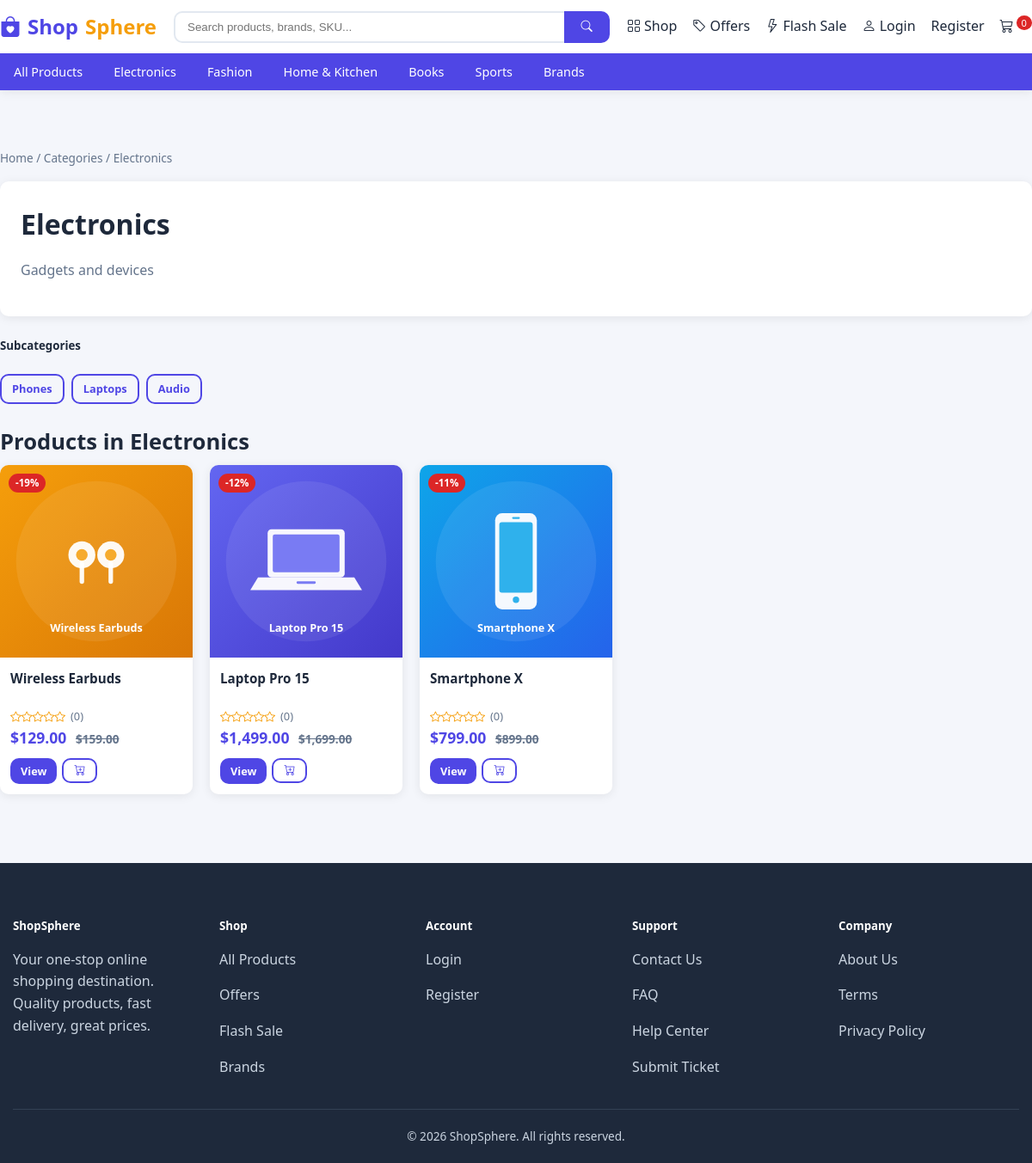
Page /category/electronics on the committed database.
### app/models/catalog.py (models this page shows, shortened)
class Category(db.Model):
    __tablename__ = 'categories'
    id = db.Column(db.Integer, primary_key=True)
    name = db.Column(db.String(120), nullable=False, index=True)
    slug = db.Column(db.String(140), unique=True, nullable=False, index=True)
    image = db.Column(db.String(255))
    description = db.Column(db.Text)
    parent_id = db.Column(db.Integer, db.ForeignKey('categories.id', ondelete='SET NULL'))
    status = db.Column(db.String(20), default='active', index=True)  # active | inactive
    display_order = db.Column(db.Integer, default=0)
    created_at = db.Column(db.DateTime, default=datetime.utcnow)
    parent = db.relationship('Category', remote_side=[id], backref='subcategories')
    products = db.relationship('Product', backref='category', lazy='dynamic',
                               foreign_keys='Product.category_id')

class Product(db.Model):
    __tablename__ = 'products'
    id = db.Column(db.Integer, primary_key=True)
    name = db.Column(db.String(255), nullable=False, index=True)
    slug = db.Column(db.String(280), unique=True, nullable=False, index=True)
    sku = db.Column(db.String(80), unique=True, nullable=False, index=True)
    category_id = db.Column(db.Integer, db.ForeignKey('categories.id', ondelete='SET NULL'))
    subcategory_id = db.Column(db.Integer, db.ForeignKey('categories.id', ondelete='SET NULL'))
    brand_id = db.Column(db.Integer, db.ForeignKey('brands.id', ondelete='SET NULL'))
    main_image = db.Column(db.String(255))
    video_url = db.Column(db.String(255))
    short_description = db.Column(db.Text)
    description = db.Column(db.Text)
    price = db.Column(db.Numeric(12, 2), nullable=False, index=True)
    old_price = db.Column(db.Numeric(12, 2))
    cost_price = db.Column(db.Numeric(12, 2))  # for profit estimates
    stock_quantity = db.Column(db.Integer, default=0, index=True)
    min_stock_level = db.Column(db.Integer, default=5)
    sold_count = db.Column(db.Integer, default=0, index=True)
    colors = db.Column(db.String(255))  # comma separated
    sizes = db.Column(db.String(255))   # comma separated
    warranty_info = db.Column(db.Text)
    return_policy = db.Column(db.Text)
    shipping_info = db.Column(db.Text)
    condition = db.Column(db.String(30), default='new')  # new | used | refurbished
    is_featured = db.Column(db.Boolean, default=False)
    is_bestseller = db.Column(db.Boolean, default=False)
    is_new_arrival = db.Column(db.Boolean, default=False)
    is_flash_sale = db.Column(db.Boolean, default=False)
    is_recommended = db.Column(db.Boolean, default=False)
    status = db.Column(db.String(20), default='active', index=True)  # active | inactive
    views = db.Column(db.Integer, default=0)
    created_at = db.Column(db.DateTime, default=datetime.utcnow)
    updated_at = db.Column(db.DateTime, default=datetime.utcnow, onupdate=datetime.utcnow)
    images = db.relationship('ProductImage', backref='product', lazy='selectin',
                             cascade='all, delete-orphan', order_by='ProductImage.display_order')
    variants = db.relationship('ProductVariant', backref='product', lazy='selectin',
                               cascade='all, delete-orphan')
    specifications = db.relationship('ProductSpecification', backref='product', lazy='selectin',
                                     cascade='all, delete-orphan')
    features = db.relationship('ProductFeature', backref='product', lazy='selectin',
                               cascade='all, delete-orphan')
    reviews = db.relationship('Review', backref='product', lazy='dynamic',
                              foreign_keys='Review.product_id')
    order_items = db.relationship('OrderItem', backref='product', lazy='dynamic')
    @property
    def discount_percent(self):
        if self.old_price and self.old_price > self.price:
            try:
                old = float(self.old_price)
                price = float(self.price)
                if old > 0:
                    return int(round((old - price) / old * 100))
            except (TypeError, ValueError):
                pass
        return 0
    @property
    def in_stock(self):
        return (self.stock_quantity or 0) > 0
    @property
    def rating_avg(self):
        from sqlalchemy import func
        from app.models.commerce import Review
        return db.session.query(func.coalesce(func.avg(Review.rating), 0.0)) \
            .filter(Review.product_id == self.id, Review.status == 'approved').scalar() or 0.0
    @property
    def rating_count(self):
        from app.models.commerce import Review
        return Review.query.filter_by(product_id=self.id, status='approved').count()

### app/routes/products.py (the view)
@products_bp.route('/category/<slug>')
def category(slug):
    category = Category.query.filter_by(slug=slug, status='active').first_or_404()
    sub_ids = [c.id for c in category.subcategories if c.status == 'active']
    ids = [category.id] + sub_ids
    products = Product.query.filter(
        Product.status == 'active',
        or_(Product.category_id.in_(ids), Product.subcategory_id.in_(ids))
    ).order_by(Product.created_at.desc()).all()
    return render_template('customer/category_detail.html',
                           category=category,
                           products=products,
                           subcategories=category.subcategories)

### app/templates/customer/category_detail.html (shortened to what this page needs)
{% extends "customer/base.html" %}
{% from "customer/macros.html" import product_card %}
{% block content %}
<div class="container-wide section">
  <div class="breadcrumb">
    <a href="{{ url_for('main.home') }}">Home</a> / <a href="{{ url_for('main.categories') }}">Categories</a> / <span>{{ category.name }}</span>
  </div>
  <div class="card mb-4" style="padding:24px">
    <h1 style="margin:0">{{ category.name }}</h1>
    {% if category.description %}<p class="text-muted">{{ category.description }}</p>{% endif %}
  </div>
  {% if subcategories %}
  <div class="mb-4">
    <h5>Subcategories</h5>
    <div class="d-flex gap-2 flex-wrap">
      {% for s in subcategories %}
      <a href="{{ url_for('products.category', slug=s.slug) }}" class="btn btn-outline btn-sm">{{ s.name }}</a>
      {% endfor %}
    </div>
  </div>
  {% endif %}
  <h2 class="section-title">Products in {{ category.name }}</h2>
  {% if products %}
  <div class="product-grid">
    {% for p in products %}{{ product_card(p) }}{% endfor %}
  </div>
  {% else %}
    <div class="alert alert-info">No products in this category yet.</div>
  {% endif %}
</div>
{% endblock %}

### app/templates/customer/base.html (shortened to what this page needs)
<!DOCTYPE html>
<html lang="en">
<head>
  <link rel="stylesheet" href="{{ url_for('static', filename='css/style.css') }}">
  <link rel="stylesheet" href="https://cdn.jsdelivr.net/npm/bootstrap-icons@1.11.1/font/bootstrap-icons.css">
</head>
<body>
  <nav class="navbar">
    <div class="container-wide nav-inner">
      <a href="{{ url_for('main.home') }}" class="brand-logo"><i class="bi bi-bag-heart-fill"></i> Shop<span>Sphere</span></a>
      <form class="search-bar" action="{{ url_for('products.search') }}" method="get">
        <input type="text" name="q" placeholder="Search products, brands, SKU..." value="{{ search_query }}">
        <button type="submit"><i class="bi bi-search"></i></button>
      </form>
      <div class="nav-links">
        <a href="{{ url_for('products.browse') }}"><i class="bi bi-grid"></i> Shop</a>
        <a href="{{ url_for('main.offers') }}"><i class="bi bi-tag"></i> Offers</a>
        <a href="{{ url_for('main.flash_sale') }}"><i class="bi bi-lightning"></i> Flash Sale</a>
        {% if current_user.is_authenticated %}
          {% if current_user.is_staff %}
            <a href="{{ url_for('admin.dashboard') }}"><i class="bi bi-speedometer2"></i> Admin</a>
          {% else %}
            <a href="{{ url_for('customer.dashboard') }}"><i class="bi bi-person-circle"></i> Account</a>
            <a href="{{ url_for('customer.wishlist') }}"><i class="bi bi-heart"></i></a>
          {% endif %}
          <a href="{{ url_for('cart.view_cart') }}"><i class="bi bi-cart3"></i><span class="cart-badge">{{ cart_count() }}</span></a>
          <a href="{{ url_for('auth.logout') }}"><i class="bi bi-box-arrow-right"></i></a>
        {% else %}
          <a href="{{ url_for('auth.login') }}"><i class="bi bi-person"></i> Login</a>
          <a href="{{ url_for('auth.register') }}">Register</a>
          <a href="{{ url_for('cart.view_cart') }}"><i class="bi bi-cart3"></i><span class="cart-badge">{{ cart_count() }}</span></a>
        {% endif %}
      </div>
    </div>
    <div class="cat-nav">
      <div class="container-wide cat-inner">
        <a href="{{ url_for('products.browse') }}">All Products</a>
        {% for c in categories %}
          <a href="{{ url_for('products.category', slug=c.slug) }}">{{ c.name }}</a>
        {% endfor %}
        <a href="{{ url_for('main.brands') }}">Brands</a>
      </div>
    </div>
  </nav>
  <main>
    {% block content %}{% endblock %}
  </main>
  <footer class="footer">
    <div class="container-wide">
      <div class="footer-grid">
        <div>
          <h5>ShopSphere</h5>
          <p>Your one-stop online shopping destination. Quality products, fast delivery, great prices.</p>
        </div>
        <div>
          <h5>Shop</h5>
          <p><a href="{{ url_for('products.browse') }}">All Products</a></p>
          <p><a href="{{ url_for('main.offers') }}">Offers</a></p>
          <p><a href="{{ url_for('main.flash_sale') }}">Flash Sale</a></p>
          <p><a href="{{ url_for('main.brands') }}">Brands</a></p>
        </div>
        <div>
          <h5>Account</h5>
          {% if current_user.is_authenticated %}
            <p><a href="{{ url_for('customer.dashboard') }}">My Account</a></p>
            <p><a href="{{ url_for('customer.my_orders') }}">My Orders</a></p>
            <p><a href="{{ url_for('customer.wishlist') }}">Wishlist</a></p>
          {% else %}
            <p><a href="{{ url_for('auth.login') }}">Login</a></p>
            <p><a href="{{ url_for('auth.register') }}">Register</a></p>
          {% endif %}
        </div>
        <div>
          <h5>Support</h5>
          <p><a href="{{ url_for('main.contact') }}">Contact Us</a></p>
          <p><a href="{{ url_for('main.faq') }}">FAQ</a></p>
          <p><a href="{{ url_for('support.help_center') }}">Help Center</a></p>
          <p><a href="{{ url_for('support.new_ticket') }}">Submit Ticket</a></p>
        </div>
        <div>
          <h5>Company</h5>
          <p><a href="{{ url_for('main.page', slug='about') }}">About Us</a></p>
          <p><a href="{{ url_for('main.page', slug='terms') }}">Terms</a></p>
          <p><a href="{{ url_for('main.page', slug='privacy') }}">Privacy Policy</a></p>
        </div>
      </div>
      <div class="footer-bottom">
        &copy; {{ now.year if now else 2024 }} ShopSphere. All rights reserved.
      </div>
    </div>
  </footer>
</body>
</html>

### app/templates/customer/macros.html (shortened to what this page needs)
{% macro product_card(p) %}
<div class="product-card">
  <div class="product-thumb">
    <a href="{{ url_for('products.detail', slug=p.slug) }}">
      <img src="{{ product_image_url(p.main_image) }}" alt="{{ p.name }}" loading="lazy">
    </a>
    {% if p.discount_percent > 0 %}
      <span class="product-badge">-{{ p.discount_percent }}%</span>
    {% elif p.is_featured %}
      <span class="product-badge featured">Featured</span>
    {% endif %}
  </div>
  <div class="product-body">
    <h3 class="product-name">
      <a href="{{ url_for('products.detail', slug=p.slug) }}">{{ p.name }}</a>
    </h3>
    <div class="product-meta">
      <span class="stars">{% for i in range(5) %}<i class="bi bi-star{{ '-fill' if i < avg_rating(p) else '' }}"></i>{% endfor %}</span>
      <span>({{ review_count(p) }})</span>
    </div>
    <div class="product-price">
      {{ money(p.price) }}
      {% if p.old_price and p.old_price > p.price %}
        <span class="product-old">{{ money(p.old_price) }}</span>
      {% endif %}
    </div>
    <div class="product-actions">
      <a href="{{ url_for('products.detail', slug=p.slug) }}" class="btn btn-primary btn-sm">View</a>
      {% if p.in_stock %}
        <form action="{{ url_for('cart.add') }}" method="post" style="display:inline">
          <button class="btn btn-outline btn-sm" type="submit"><i class="bi bi-cart-plus"></i></button>
        </form>
      {% else %}
        <span class="badge bg-danger">Out of Stock</span>
      {% endif %}
    </div>
  </div>
</div>
{% endmacro %}

### rows in the picture
Category: name "Electronics", description "Gadgets and devices"
Category: name "Fashion"
Category: name "Home & Kitchen"
Category: name "Books"
Category: name "Sports"
Category: name "Phones"
Category: name "Laptops"
Category: name "Audio"
Product: main_image (picture), discount_percent "19", name "Wireless Earbuds", review_count "0", price "$129.00", old_price "$159.00"
Product: main_image (picture), discount_percent "12", name "Laptop Pro 15", review_count "0", price "$1,499.00", old_price "$1,699.00"
Product: main_image (picture), discount_percent "11", name "Smartphone X", review_count "0", price "$799.00", old_price "$899.00"

### other values in the picture
{{ cart_count() }} "0"
